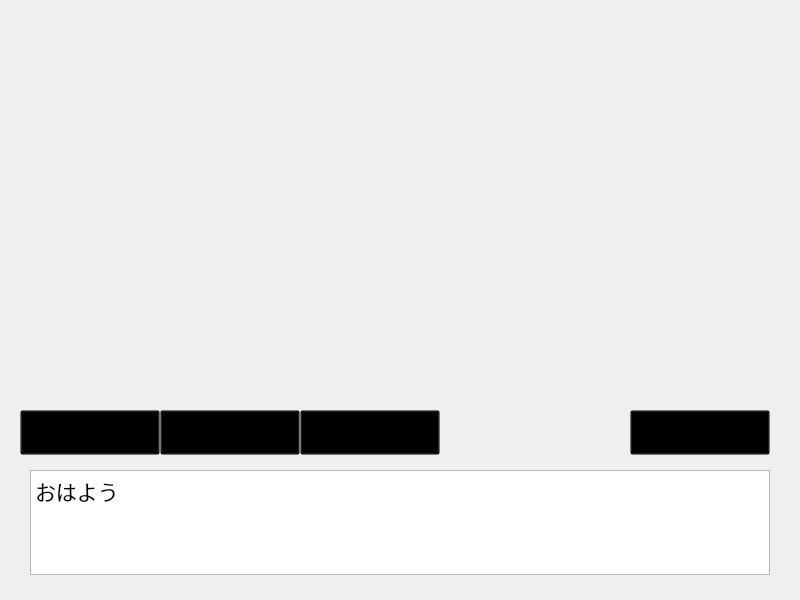
<?xml version="1.0" encoding="UTF-8"?>
<ui version="4.0">
 <class>RoomScreen</class>
 <widget class="QMainWindow" name="RoomScreen">
  <property name="geometry">
   <rect>
    <x>0</x>
    <y>0</y>
    <width>800</width>
    <height>600</height>
   </rect>
  </property>
  <property name="windowTitle">
   <string>MainWindow</string>
  </property>
  <widget class="QWidget" name="centralwidget">
   <widget class="QLabel" name="insideRoomLabel">
    <property name="geometry">
     <rect>
      <x>0</x>
      <y>0</y>
      <width>800</width>
      <height>600</height>
     </rect>
    </property>
    <property name="text">
     <string/>
    </property>
    <property name="pixmap">
     <pixmap resource="files.qrc">:/image/images/backgrounds/inside.jpg</pixmap>
    </property>
   </widget>
   <widget class="QTextBrowser" name="osanaText">
    <property name="geometry">
     <rect>
      <x>30</x>
      <y>470</y>
      <width>740</width>
      <height>105</height>
     </rect>
    </property>
    <property name="styleSheet">
     <string notr="true">QTextBrowser {
	font: 75 16pt &quot;メイリオ&quot;;
}</string>
    </property>
    <property name="html">
     <string>&lt;!DOCTYPE HTML PUBLIC &quot;-//W3C//DTD HTML 4.0//EN&quot; &quot;http://www.w3.org/TR/REC-html40/strict.dtd&quot;&gt;
&lt;html&gt;&lt;head&gt;&lt;meta name=&quot;qrichtext&quot; content=&quot;1&quot; /&gt;&lt;style type=&quot;text/css&quot;&gt;
p, li { white-space: pre-wrap; }
&lt;/style&gt;&lt;/head&gt;&lt;body style=&quot; font-family:'メイリオ'; font-size:16pt; font-weight:72; font-style:normal;&quot;&gt;
&lt;p style=&quot; margin-top:0px; margin-bottom:0px; margin-left:0px; margin-right:0px; -qt-block-indent:0; text-indent:0px;&quot;&gt;おはよう&lt;/p&gt;&lt;/body&gt;&lt;/html&gt;</string>
    </property>
   </widget>
   <widget class="QLabel" name="osanaLabel">
    <property name="geometry">
     <rect>
      <x>220</x>
      <y>40</y>
      <width>371</width>
      <height>471</height>
     </rect>
    </property>
    <property name="text">
     <string/>
    </property>
    <property name="pixmap">
     <pixmap resource="files.qrc">:/image/images/character/figure1.png</pixmap>
    </property>
    <property name="scaledContents">
     <bool>true</bool>
    </property>
   </widget>
   <widget class="QPushButton" name="serifButton">
    <property name="geometry">
     <rect>
      <x>20</x>
      <y>410</y>
      <width>140</width>
      <height>45</height>
     </rect>
    </property>
    <property name="styleSheet">
     <string notr="true">QPushButton{background: transparent;}</string>
    </property>
    <property name="text">
     <string/>
    </property>
   </widget>
   <widget class="QPushButton" name="finishButton">
    <property name="geometry">
     <rect>
      <x>630</x>
      <y>410</y>
      <width>140</width>
      <height>45</height>
     </rect>
    </property>
    <property name="styleSheet">
     <string notr="true">QPushButton{background: transparent;}</string>
    </property>
    <property name="text">
     <string/>
    </property>
   </widget>
   <widget class="QLabel" name="windowLabel">
    <property name="geometry">
     <rect>
      <x>20</x>
      <y>405</y>
      <width>760</width>
      <height>182</height>
     </rect>
    </property>
    <property name="styleSheet">
     <string notr="true"/>
    </property>
    <property name="text">
     <string/>
    </property>
    <property name="pixmap">
     <pixmap resource="files.qrc">:/image/images/windows/textbox_serif.png</pixmap>
    </property>
    <property name="scaledContents">
     <bool>true</bool>
    </property>
   </widget>
   <widget class="QPushButton" name="timerButton">
    <property name="geometry">
     <rect>
      <x>160</x>
      <y>410</y>
      <width>140</width>
      <height>45</height>
     </rect>
    </property>
    <property name="styleSheet">
     <string notr="true">QPushButton{background: transparent;}</string>
    </property>
    <property name="text">
     <string/>
    </property>
   </widget>
   <widget class="QPushButton" name="breakButton">
    <property name="geometry">
     <rect>
      <x>300</x>
      <y>410</y>
      <width>140</width>
      <height>45</height>
     </rect>
    </property>
    <property name="styleSheet">
     <string notr="true">QPushButton{background: transparent;}</string>
    </property>
    <property name="text">
     <string/>
    </property>
   </widget>
   <widget class="QLabel" name="finishLabel">
    <property name="geometry">
     <rect>
      <x>630</x>
      <y>400</y>
      <width>140</width>
      <height>81</height>
     </rect>
    </property>
    <property name="text">
     <string/>
    </property>
    <property name="pixmap">
     <pixmap resource="files.qrc">:/image/images/windows/button_finish.png</pixmap>
    </property>
    <property name="scaledContents">
     <bool>true</bool>
    </property>
   </widget>
   <zorder>insideRoomLabel</zorder>
   <zorder>osanaLabel</zorder>
   <zorder>finishLabel</zorder>
   <zorder>windowLabel</zorder>
   <zorder>osanaText</zorder>
   <zorder>timerButton</zorder>
   <zorder>serifButton</zorder>
   <zorder>finishButton</zorder>
   <zorder>breakButton</zorder>
  </widget>
 </widget>
 <resources>
  <include location="files.qrc"/>
 </resources>
 <connections/>
</ui>
